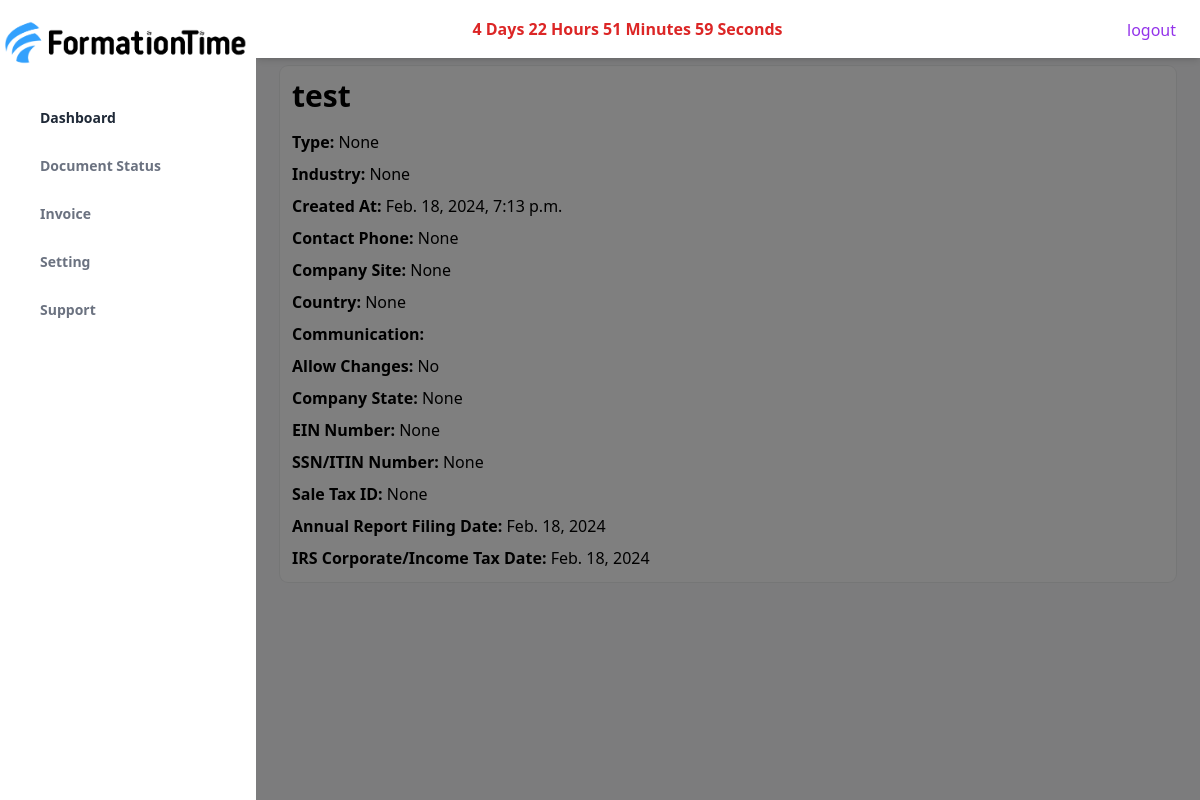
The app's page /dashboard/ (signed in) with its own data.
### account/models.py (models this page shows, shortened)
class Company(models.Model):
    user = models.OneToOneField(Account,on_delete=models.CASCADE,primary_key=True)
    company_name = models.CharField(max_length=255, blank=True, null=True)
    type = models.CharField(max_length=100, blank=True, null=True)
    industry = models.CharField(max_length=100, blank=True, null=True)
    created_at = models.DateTimeField(blank=True, null=True)
    contact_phone = models.CharField(max_length=20, blank=True, null=True)
    company_site = models.URLField(blank=True, null=True)
    country = models.CharField(max_length=100, blank=True, null=True)
    communication = models.TextField(blank=True, null=True)
    allow_changes = models.BooleanField(default=False)
    company_state = models.CharField(max_length=100, blank=True, null=True)
    ein_number = models.CharField(max_length=100, blank=True, null=True)
    ssn_itin_number = models.CharField(max_length=100, blank=True, null=True)
    sale_tax_id = models.CharField(max_length=100, blank=True, null=True)
    annual_report_filing_date = models.DateField(blank=True, null=True)
    irs_corporate_income_tax_date = models.DateField(blank=True, null=True)

### account/views.py (the view)
# urls.py: path('dashboard/',views.dashboard)
@login_required
def dashboard(request):
    try:
        company = Company.objects.get(user=request.user)
        return render(request, 'account/dashbored.html', {'company': company})
    except ObjectDoesNotExist:
        return render(request,'account/dashbored.html')

### template/account/dashbored.html
{% extends 'base.html' %}
{% block content%}
    <div class="my-2 p-3 space-y-2 bg-white rounded-lg shadow-xs dark:bg-gray-800">
        <h1 class="text-3xl font-semibold mb-4">{{ company.company_name }}</h1>
        <p><strong>Type:</strong> {{ company.type }}</p>
        <p><strong>Industry:</strong> {{ company.industry }}</p>
        <p><strong>Created At:</strong> {{ company.created_at }}</p>
        <p><strong>Contact Phone:</strong> {{ company.contact_phone }}</p>
        <p><strong>Company Site:</strong> <a href="{{ company.company_site }}">{{ company.company_site }}</a></p>
        <p><strong>Country:</strong> {{ company.country }}</p>
        <p><strong>Communication:</strong> {{ company.communication }}</p>
        <p><strong>Allow Changes:</strong> {% if company.allow_changes %}Yes{% else %}No{% endif %}</p>
        <p><strong>Company State:</strong> {{ company.company_state }}</p>
        <p><strong>EIN Number:</strong> {{ company.ein_number }}</p>
        <p><strong>SSN/ITIN Number:</strong> {{ company.ssn_itin_number }}</p>
        <p><strong>Sale Tax ID:</strong> {{ company.sale_tax_id }}</p>
        <p><strong>Annual Report Filing Date:</strong> {{ company.annual_report_filing_date }}</p>
        <p><strong>IRS Corporate/Income Tax Date:</strong> {{ company.irs_corporate_income_tax_date }}</p>
    </div>
{%endblock%}

### records on screen
Company: company_name "test", type "None", industry "None", created_at "Feb. 18, 2024, 7:13 p.m.", contact_phone "None", company_site "None", country "None", company_state "None", ein_number "None", ssn_itin_number "None", sale_tax_id "None", annual_report_filing_date "Feb. 18, 2024", irs_corporate_income_tax_date "Feb. 18, 2024"
